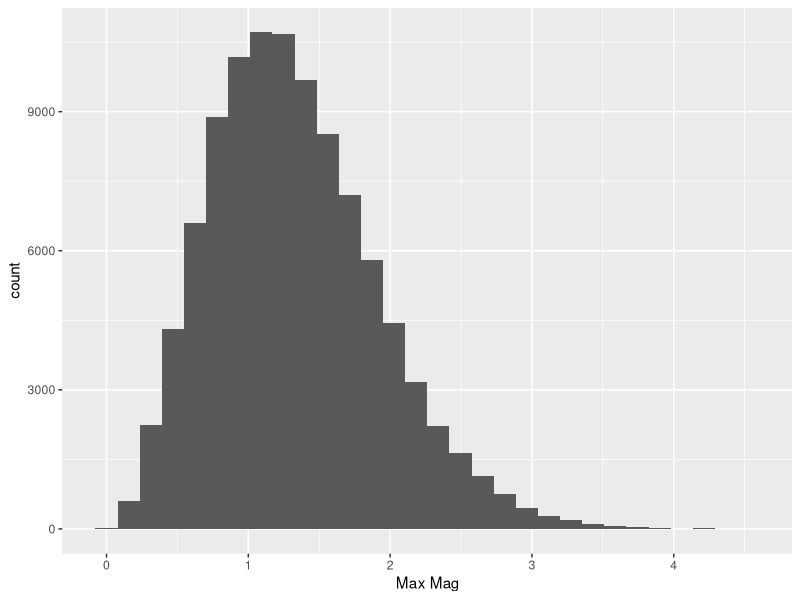

The R script that drew this image:
### R code from vignette source '/Users/mark/Documents/Professional/Teaching/sjtu/stats406-summer2021/lectures/week02/week02_prngs/lecture-core.Rnw'

###################################################
### code chunk number 1: lecture-core.Rnw:53-57
###################################################
options(width = 60, digits = 4)
set.seed(49482)
library(tidyverse)
library(ggplot2)


###################################################
### code chunk number 2: lecture-core.Rnw:74-79
###################################################
sample_max_mag <- function(n) {
    x <- rnorm(n)
    max(abs(x))
}
empirical_distrib <- replicate(100000, sample_max_mag(3))


###################################################
### code chunk number 3: lecture-core.Rnw:85-87
###################################################
# par(mar = c(4,4,2,2))
ggplot(data = data.frame(x = empirical_distrib), aes(x = x)) + geom_histogram() + labs(x = "Max Mag")# (empirical_distrib, breaks = 100, main = NA, xlab = "Harmonic Mean")


###################################################
### code chunk number 4: lecture-core.Rnw:164-168 (eval = FALSE)
###################################################
## prng <- function(seed) {
##    # do something
##    c(random_number, new_seed)
## }


###################################################
### code chunk number 5: lecture-core.Rnw:174-180
###################################################
lcg <- function(seed) {
  a <- 5 ; c <- 1 ; m <- 8
  new_number <- (a * seed + c) %% m
  c(new_number, new_number) # using the new number as the seed
}
lcg(7)


###################################################
### code chunk number 6: lecture-core.Rnw:184-191
###################################################
rngs <- numeric(length = 16)
seed <- 7
for (i in 1:16) {
    rs <- lcg(seed)
    rngs[i] <- rs[1] # pull out the first item in the vector
    seed <- rs[2]
}


###################################################
### code chunk number 7: lecture-core.Rnw:194-195
###################################################
print(rngs)


###################################################
### code chunk number 8: lecture-core.Rnw:198-199
###################################################
rngs / 7 # scale to [0, 1]


###################################################
### code chunk number 9: lecture-core.Rnw:220-221
###################################################
set.seed(3949392)


###################################################
### code chunk number 10: lecture-core.Rnw:228-230
###################################################
length(.Random.seed) # first two items are book keeping 
.Random.seed[3:6] # just a few elements


